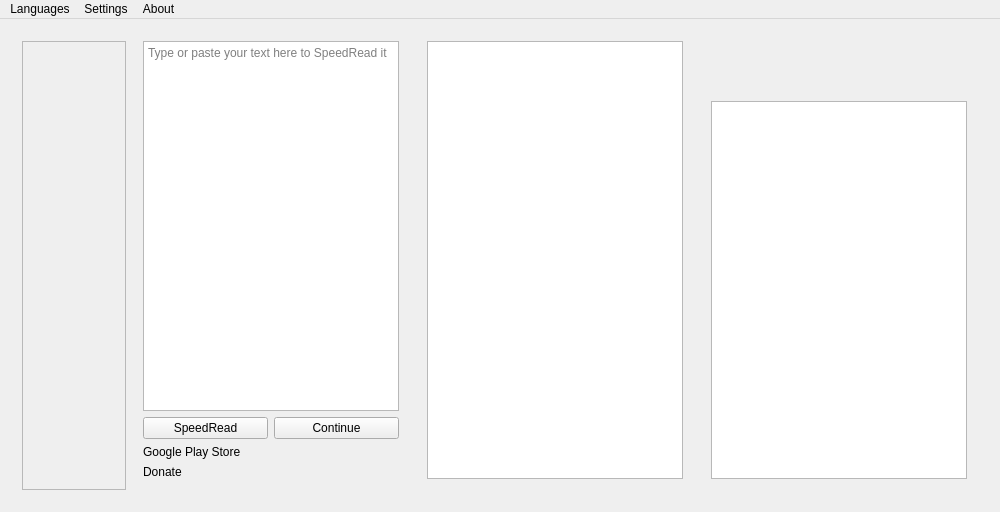
<?xml version="1.0" encoding="UTF-8"?>
<!--
    Copyright 2014-2015 Vanniktech - Niklas Baudy

    This file is part of SpeedReader.

    SpeedReader is free software: you can redistribute it and/or modify
    it under the terms of the GNU General Public License as published by
    the Free Software Foundation, either version 2 of the License, or
    (at your option) any later version.

    SpeedReader is distributed in the hope that it will be useful,
    but WITHOUT ANY WARRANTY; without even the implied warranty of
    MERCHANTABILITY or FITNESS FOR A PARTICULAR PURPOSE.  See the
    GNU General Public License for more details.

    You should have received a copy of the GNU General Public License
    along with SpeedReader. If not, see <http://www.gnu.org/licenses/>.
-->
<ui version="4.0">
 <class>MainWindow</class>
 <widget class="QMainWindow" name="MainWindow">
  <property name="geometry">
   <rect>
    <x>0</x>
    <y>0</y>
    <width>1000</width>
    <height>512</height>
   </rect>
  </property>
  <property name="windowTitle">
   <string>SpeedReader</string>
  </property>
  <widget class="QWidget" name="centralWidget">
   <layout class="QHBoxLayout" name="horizontalLayout">
    <item>
     <widget class="QStackedWidget" name="stackedWidget">
      <property name="currentIndex">
       <number>0</number>
      </property>
      <widget class="QWidget" name="startPage">
       <layout class="QHBoxLayout" name="startPageLayout" stretch="1,2">
        <item>
         <layout class="QHBoxLayout" name="startPageWidget">
          <item>
           <widget class="QScrollArea" name="navigationDrawerScrollArea">
            <property name="widgetResizable">
             <bool>true</bool>
            </property>
            <widget class="QWidget" name="navigationDrawerScrollAreaWidget">
             <property name="geometry">
              <rect>
               <x>0</x>
               <y>0</y>
               <width>120</width>
               <height>449</height>
              </rect>
             </property>
            </widget>
           </widget>
          </item>
          <item>
           <widget class="QWidget" name="pasteWidget" native="true">
            <layout class="QVBoxLayout" name="pasteWidgetLayout">
             <property name="topMargin">
              <number>0</number>
             </property>
             <item>
              <widget class="QPlainTextEdit" name="plainTextEdit">
               <property name="placeholderText" stdset="0">
                <string>Type or paste your text here to SpeedRead it</string>
               </property>
              </widget>
             </item>
             <item>
              <layout class="QHBoxLayout" name="buttonLayout">
               <property name="sizeConstraint">
                <enum>QLayout::SetDefaultConstraint</enum>
               </property>
               <item>
                <widget class="QPushButton" name="speedreadButton">
                 <property name="toolTip">
                  <string>&lt;html&gt;&lt;head/&gt;&lt;body&gt;&lt;p&gt;Shortcut: S&lt;/p&gt;&lt;/body&gt;&lt;/html&gt;</string>
                 </property>
                 <property name="text">
                  <string>SpeedRead</string>
                 </property>
                </widget>
               </item>
               <item>
                <widget class="QPushButton" name="continueButton">
                 <property name="toolTip">
                  <string>&lt;html&gt;&lt;head/&gt;&lt;body&gt;&lt;p&gt;Shortcut: C&lt;/p&gt;&lt;/body&gt;&lt;/html&gt;</string>
                 </property>
                 <property name="text">
                  <string>Continue</string>
                 </property>
                </widget>
               </item>
              </layout>
             </item>
             <item>
              <widget class="QLabel" name="googlePlayStoreLabel">
               <property name="text">
                <string>Google Play Store</string>
               </property>
               <property name="textFormat">
                <enum>Qt::RichText</enum>
               </property>
               <property name="wordWrap">
                <bool>true</bool>
               </property>
               <property name="openExternalLinks">
                <bool>true</bool>
               </property>
              </widget>
             </item>
             <item>
              <widget class="QLabel" name="donateLabel">
               <property name="text">
                <string>Donate</string>
               </property>
               <property name="textFormat">
                <enum>Qt::RichText</enum>
               </property>
               <property name="wordWrap">
                <bool>true</bool>
               </property>
               <property name="openExternalLinks">
                <bool>true</bool>
               </property>
              </widget>
             </item>
            </layout>
           </widget>
          </item>
          <item>
           <widget class="QWidget" name="rssWidget" native="true">
            <layout class="QVBoxLayout" name="rssWidgetLayout">
             <property name="topMargin">
              <number>0</number>
             </property>
             <item>
              <widget class="QListWidget" name="rssListWidget">
               <property name="iconSize">
                <size>
                 <width>80</width>
                 <height>80</height>
                </size>
               </property>
               <property name="wordWrap">
                <bool>true</bool>
               </property>
              </widget>
             </item>
            </layout>
           </widget>
          </item>
          <item>
           <widget class="QWidget" name="statusWidget" native="true">
            <layout class="QVBoxLayout" name="statusWidgetLayout">
             <property name="topMargin">
              <number>0</number>
             </property>
             <item>
              <widget class="QLabel" name="segmentsStatusLabel"/>
             </item>
             <item>
              <widget class="QLabel" name="stopWordsStatusLabel"/>
             </item>
             <item>
              <widget class="QLabel" name="estimatedRemainingSpeedReadingTimeLabel"/>
             </item>
             <item>
              <widget class="QTextEdit" name="textEdit">
               <property name="readOnly">
                <bool>true</bool>
               </property>
              </widget>
             </item>
            </layout>
           </widget>
          </item>
         </layout>
        </item>
       </layout>
      </widget>
      <widget class="QWidget" name="speedreadPage">
       <layout class="QHBoxLayout" name="speedreadPageLayout">
        <item>
         <widget class="QWidget" name="speedreadWidget" native="true">
          <layout class="QVBoxLayout" name="speedreadWidgetLayout">
           <item>
            <widget class="QProgressBar" name="progressBar">
             <property name="value">
              <number>24</number>
             </property>
            </widget>
           </item>
           <item>
            <widget class="QLabel" name="label">
             <property name="text">
              <string/>
             </property>
            </widget>
           </item>
           <item>
            <layout class="QHBoxLayout" name="stopCancelButtonLayout">
             <item>
              <widget class="QPushButton" name="stopButton">
               <property name="toolTip">
                <string>&lt;html&gt;&lt;head/&gt;&lt;body&gt;&lt;p&gt;Shortcut: S&lt;/p&gt;&lt;/body&gt;&lt;/html&gt;</string>
               </property>
               <property name="text">
                <string>Stop</string>
               </property>
              </widget>
             </item>
             <item>
              <widget class="QPushButton" name="cancelButton">
               <property name="toolTip">
                <string>&lt;html&gt;&lt;head/&gt;&lt;body&gt;&lt;p&gt;Shortcut: C&lt;/p&gt;&lt;/body&gt;&lt;/html&gt;</string>
               </property>
               <property name="text">
                <string>Cancel</string>
               </property>
              </widget>
             </item>
            </layout>
           </item>
          </layout>
         </widget>
        </item>
       </layout>
      </widget>
     </widget>
    </item>
   </layout>
  </widget>
  <widget class="QMenuBar" name="menuBar">
   <property name="geometry">
    <rect>
     <x>0</x>
     <y>0</y>
     <width>1000</width>
     <height>20</height>
    </rect>
   </property>
   <widget class="QMenu" name="menuSettings">
    <property name="title">
     <string>Settings</string>
    </property>
    <addaction name="actionSpeedReader"/>
   </widget>
   <widget class="QMenu" name="menuAbout">
    <property name="title">
     <string>About</string>
    </property>
    <addaction name="actionAboutSpeedReader"/>
    <addaction name="separator"/>
    <addaction name="actionDonate"/>
    <addaction name="separator"/>
    <addaction name="actionCheckForUpdates"/>
    <addaction name="separator"/>
    <addaction name="actionForkMeOnGitHub"/>
    <addaction name="separator"/>
    <addaction name="actionReportABug"/>
    <addaction name="separator"/>
    <addaction name="actionSendFeedback"/>
   </widget>
   <widget class="QMenu" name="menuLanguage">
    <property name="title">
     <string>Languages</string>
    </property>
   </widget>
   <addaction name="menuLanguage"/>
   <addaction name="menuSettings"/>
   <addaction name="menuAbout"/>
  </widget>
  <action name="actionSpeedReader">
   <property name="text">
    <string>SpeedReader</string>
   </property>
   <property name="shortcut">
    <string>Ctrl+,</string>
   </property>
   <property name="menuRole">
    <enum>QAction::PreferencesRole</enum>
   </property>
  </action>
  <action name="actionAboutSpeedReader">
   <property name="text">
    <string>SpeedReader</string>
   </property>
   <property name="shortcut">
    <string>Ctrl+Shift+A</string>
   </property>
   <property name="menuRole">
    <enum>QAction::AboutRole</enum>
   </property>
  </action>
  <action name="actionCheckForUpdates">
   <property name="text">
    <string>Check for updates</string>
   </property>
   <property name="shortcut">
    <string>Ctrl+U</string>
   </property>
   <property name="menuRole">
    <enum>QAction::ApplicationSpecificRole</enum>
   </property>
  </action>
  <action name="actionAbout">
   <property name="text">
    <string>About</string>
   </property>
  </action>
  <action name="actionDonate">
   <property name="text">
    <string>Donate</string>
   </property>
   <property name="shortcut">
    <string>Ctrl+Shift+D</string>
   </property>
   <property name="menuRole">
    <enum>QAction::ApplicationSpecificRole</enum>
   </property>
  </action>
  <action name="actionReportABug">
   <property name="text">
    <string>Report a bug</string>
   </property>
   <property name="shortcut">
    <string>Ctrl+Shift+R</string>
   </property>
   <property name="menuRole">
    <enum>QAction::ApplicationSpecificRole</enum>
   </property>
  </action>
  <action name="actionSendFeedback">
   <property name="text">
    <string>Send feedback</string>
   </property>
   <property name="shortcut">
    <string>Ctrl+Shift+S</string>
   </property>
   <property name="menuRole">
    <enum>QAction::ApplicationSpecificRole</enum>
   </property>
  </action>
  <action name="actionForkMeOnGitHub">
   <property name="text">
    <string>Fork me on GitHub</string>
   </property>
   <property name="shortcut">
    <string>Ctrl+Shift+G</string>
   </property>
   <property name="menuRole">
    <enum>QAction::ApplicationSpecificRole</enum>
   </property>
  </action>
 </widget>
 <layoutdefault spacing="6" margin="11"/>
 <resources>
  <include location="resources.qrc"/>
 </resources>
 <connections/>
</ui>
